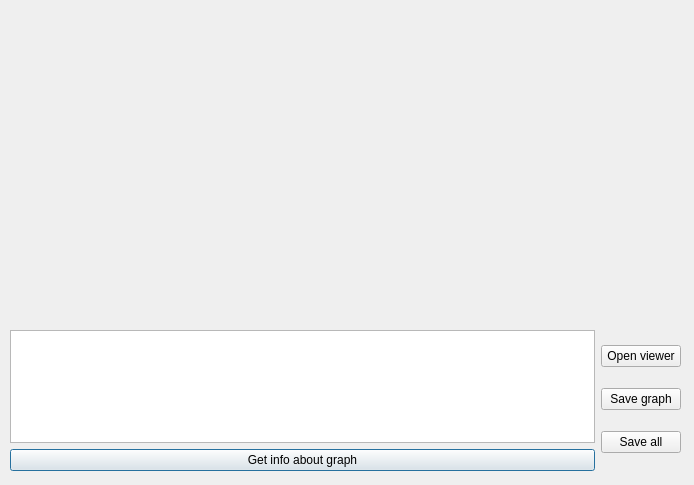
<?xml version="1.0" encoding="UTF-8"?>
<ui version="4.0">
 <class>Dialog</class>
 <widget class="QDialog" name="Dialog">
  <property name="geometry">
   <rect>
    <x>0</x>
    <y>0</y>
    <width>694</width>
    <height>485</height>
   </rect>
  </property>
  <property name="windowTitle">
   <string>Dialog</string>
  </property>
  <widget class="QWidget" name="layoutWidget">
   <property name="geometry">
    <rect>
     <x>10</x>
     <y>330</y>
     <width>671</width>
     <height>141</height>
    </rect>
   </property>
   <layout class="QHBoxLayout" name="horizontalLayout">
    <item>
     <layout class="QVBoxLayout" name="verticalLayout_2">
      <item>
       <widget class="QTextBrowser" name="textBrowser"/>
      </item>
      <item>
       <widget class="QPushButton" name="pushButton">
        <property name="text">
         <string>Get info about graph</string>
        </property>
       </widget>
      </item>
     </layout>
    </item>
    <item>
     <layout class="QVBoxLayout" name="verticalLayout_3">
      <item>
       <widget class="QPushButton" name="pushButton_2">
        <property name="text">
         <string>Open viewer</string>
        </property>
       </widget>
      </item>
      <item>
       <widget class="QPushButton" name="pushButton_5">
        <property name="text">
         <string>Save graph</string>
        </property>
       </widget>
      </item>
      <item>
       <widget class="QPushButton" name="pushButton_7">
        <property name="text">
         <string>Save all</string>
        </property>
       </widget>
      </item>
     </layout>
    </item>
   </layout>
  </widget>
  <widget class="QWidget" name="widget" native="true">
   <property name="geometry">
    <rect>
     <x>10</x>
     <y>10</y>
     <width>671</width>
     <height>311</height>
    </rect>
   </property>
   <widget class="QWidget" name="verticalLayoutWidget">
    <property name="geometry">
     <rect>
      <x>10</x>
      <y>10</y>
      <width>651</width>
      <height>291</height>
     </rect>
    </property>
    <layout class="QVBoxLayout" name="verticalLayout"/>
   </widget>
  </widget>
 </widget>
 <resources/>
 <connections/>
</ui>
